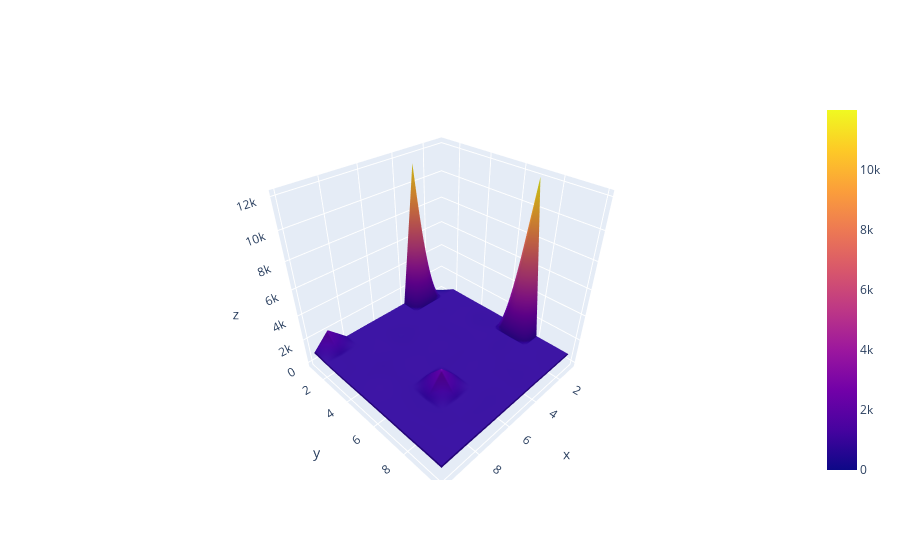

Notebook cell for this chart:
### Code cell
import plotly.graph_objects as go
import pandas as pd

# Create some example sensor data
x = [1, 2, 3, 4, 5, 6, 7, 8, 9, 10]
y = [1, 2, 3, 4, 5, 6, 7, 8, 9, 10]
z = pd.DataFrame(reshaped_sensor_data5)

# Plot the sensor data
fig = go.Figure(data=[go.Surface(z=z, x=x, y=y)])
fig.show()

### Figure 1 — Plotly figure (JSON) as saved in the notebook; plotly's stock layout.template omitted (floating-point values rounded to 4 significant figures)
{"data": [{"type": "surface", "x": [1, 2, 3, 4, 5, 6, 7, 8, 9, 10], "y": [1, 2, 3, 4, 5, 6, 7, 8, 9, 10], "z": [[0, 731, 11420, 760, 749, 753, 750, 736, 2087, 760, 720], [750, 742, 753, 735, 744, 741, 754, 740, 741, 775, 742], [745, 745, 734, 748, 736, 703, 768, 755, 742, 742, 738], [745, 766, 768, 735, 747, 752, 747, 733, 748, 747, 750], [758, 703, 761, 737, 768, 754, 770, 740, 793, 751, 707], [751, 738, 768, 745, 737, 738, 774, 732, 752, 752, 752], [11980, 736, 723, 749, 764, 748, 2304, 719, 749, 745, 745], [745, 760, 756, 739, 746, 756, 768, 736, 750, 732, 741], [752, 738, 752, 727, 752, 729, 735, 755, 753, 745, 775], [744, 745, 742, 768, 751, 756, 752, 756, 752, 734, 768], [727, 764, 752, 754, 744, 800, 738, 749, 741, 800, 760]]}], "layout": {}}
